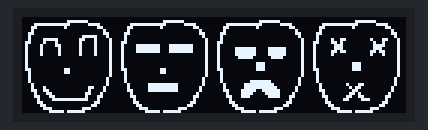
Simulated run of this program. Board: ESP32. On the bench: 128×32 one-colour display. The display library's start-up logo is not drawn.

Above: at 2.1 s.

The program:

main.cpp
```cpp
#include <WiFi.h>
#include <Wire.h>
#include <Adafruit_GFX.h>
#include <Adafruit_SSD1306.h>

#include "images.h"

// OLED 설정
#define SCREEN_WIDTH 128
#define SCREEN_HEIGHT 32

#define OLED_RESET -1
#define SCREEN_ADDRESS 0x3C // 128x64:0x3D, 128x32:0x3C

Adafruit_SSD1306 display(SCREEN_WIDTH, SCREEN_HEIGHT, &Wire, OLED_RESET);

void setup() {
    Serial.begin(115200);

    if(!display.begin(SSD1306_SWITCHCAPVCC, SCREEN_ADDRESS)) {
        Serial.println(F("SSD1306 할당 실패"));
        while(true)
            ;
    }

    display.display();
    delay(2000);

    display.clearDisplay();

    display.drawBitmap(
        0,
        0,
        VeryGood, 32, 32, 1
    );

    display.drawBitmap(
        32,
        0,
        Good, 32, 32, 1
    );

    display.drawBitmap(
        64,
        0,
        Bad, 32, 32, 1
    );

    display.drawBitmap(
        96,
        0,
        VeryBad, 32, 32, 1
    );

    display.display();
}

void loop() {

}
```

Source omitted: images.h (data table, 3329 bytes)
